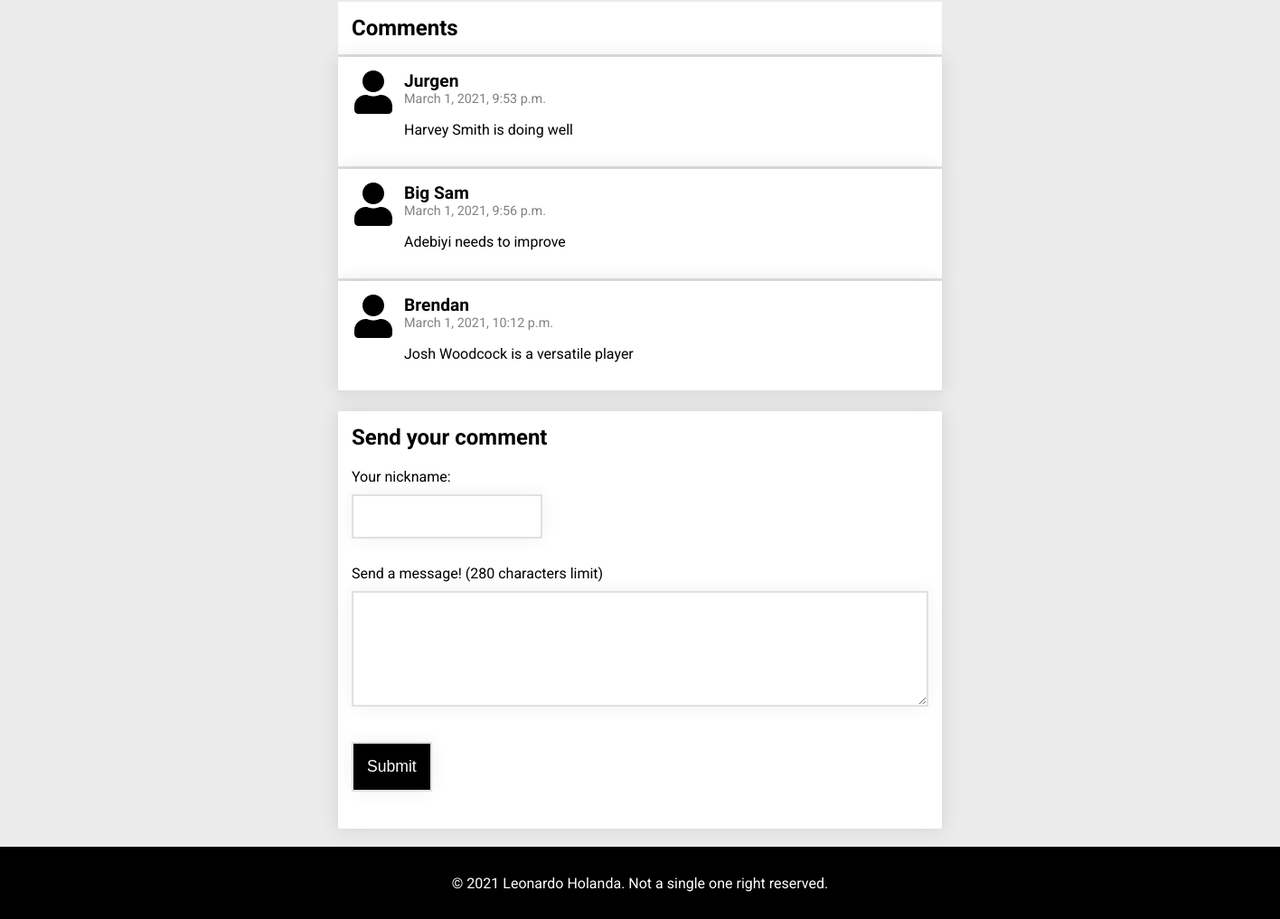
Page /squad (lower part) on the earlier database version.
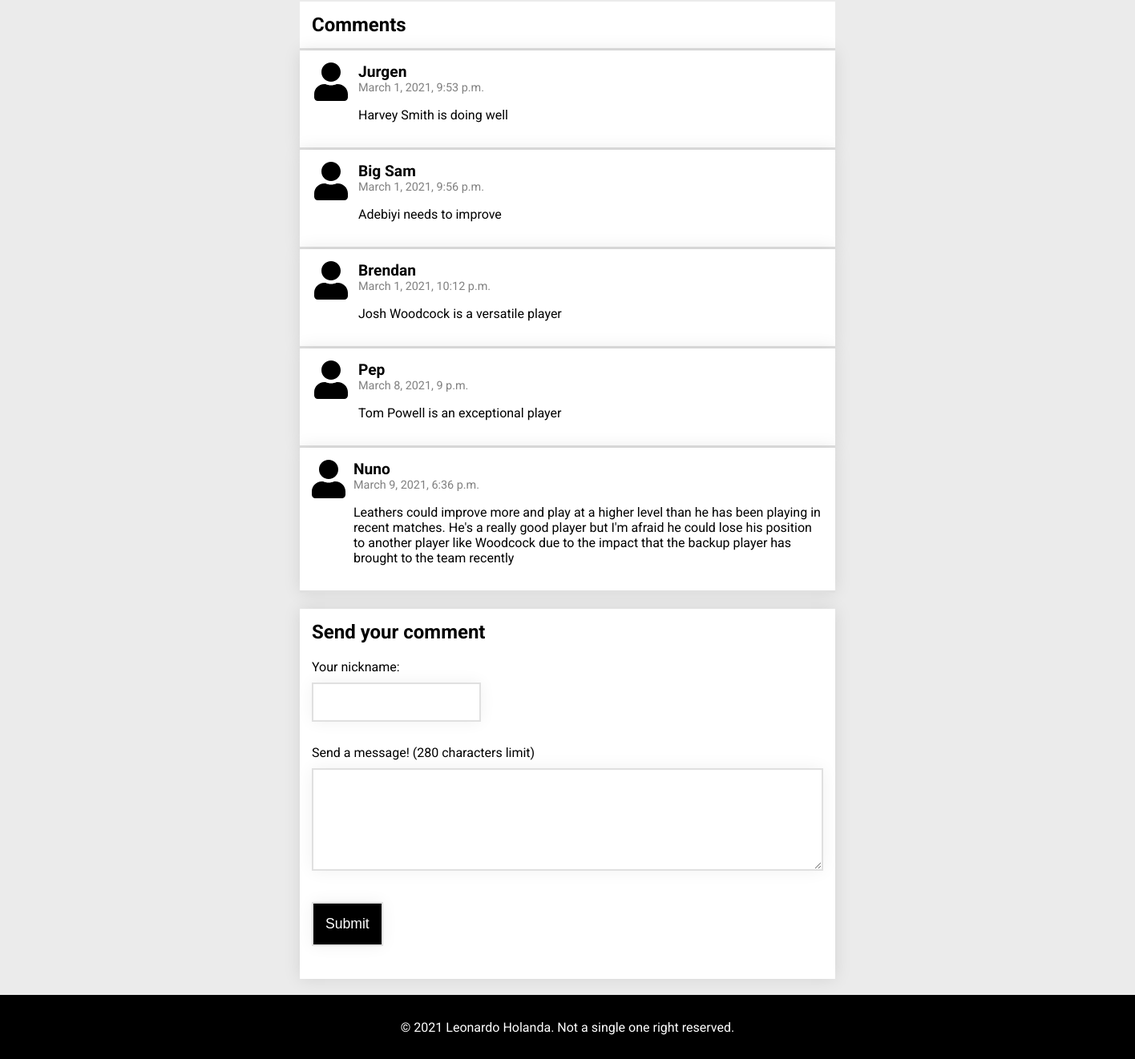
Same page on the later database version.
### hoofball/models.py (models this page shows)
class Comment(models.Model):
    author = models.CharField(max_length=50)
    text = models.TextField(max_length=280)
    created_at = models.DateTimeField(default=timezone.now)
    source = models.CharField(max_length=15)

### hoofball/views.py (the view)
# urls.py: path('squad', views.squad, name='squad'),
def squad(request):
    comments = Comment.objects.all()
    return render(request, 'hoofball/squad.html', {'all_comments': comments})

### hoofball/templates/hoofball/squad.html (shortened to what this page needs)
{% extends "./base.html" %}
{% load static %}
{% block comments %}
  <div class="comments-container">
    <div class="comments-list">
      {% include "./show_comments.html" with comments=all_comments source="squad" %}
    </div>
    <div class="comments-form">
      {% include "./forms/comment_form.html" with source="squad" %}
    </div>
  </div>
{% endblock %}

### hoofball/templates/hoofball/show_comments.html
<h2>Comments</h2>
{% load static %}
{% for comment in comments %}
    {% if comment.source == source %}
      <div class="comment">
        <img src="{% static 'hoofball/images/user-solid.svg' %}">
        <div>
          <strong class="comment-author">{{ comment.author }}</strong>
          <p class="comment-date">{{ comment.created_at }}</p>
          <p>{{ comment.text|linebreaks }}</p>
        </div>
      </div>
    {% endif %}
{% empty %}
    <p>Be the first to comment!</p>
{% endfor %}

Differences in the rows shown:
added Comment: author "Pep", created_at "March 8, 2021, 9 p.m.", text "Tom Powell is an exceptional player"
added Comment: author "Nuno", created_at "March 9, 2021, 6:36 p.m.", text "Leathers could improve more and play at a higher level than he has been playing in recent matches. He's a really good player but I'm afraid he could lose his position to another player like Woodcock due to the impact that the backup player has brought to the team recently"
